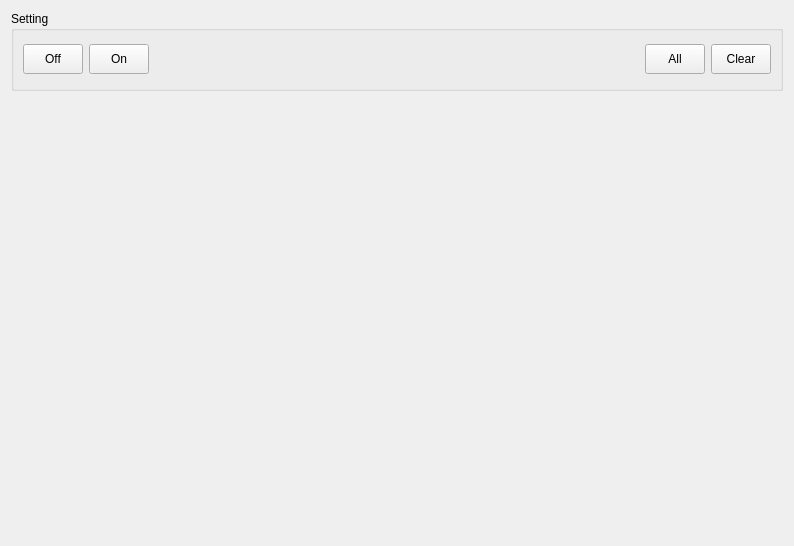
<?xml version="1.0" encoding="UTF-8"?>
<ui version="4.0">
 <class>VMotConf</class>
 <widget class="QWidget" name="VMotConf">
  <property name="geometry">
   <rect>
    <x>0</x>
    <y>0</y>
    <width>794</width>
    <height>546</height>
   </rect>
  </property>
  <property name="windowTitle">
   <string>Motion Region</string>
  </property>
  <property name="windowIcon">
   <iconset resource="../velibui.qrc">
    <normaloff>:/action/resources/libuivsc32.png</normaloff>:/action/resources/libuivsc32.png</iconset>
  </property>
  <layout class="QVBoxLayout" name="verticalLayout">
   <item>
    <widget class="QGroupBox" name="groupBox_2">
     <property name="minimumSize">
      <size>
       <width>0</width>
       <height>80</height>
      </size>
     </property>
     <property name="maximumSize">
      <size>
       <width>16777215</width>
       <height>80</height>
      </size>
     </property>
     <property name="title">
      <string>Setting</string>
     </property>
     <layout class="QHBoxLayout" name="horizontalLayout_2">
      <item>
       <widget class="QPushButton" name="pbOff">
        <property name="minimumSize">
         <size>
          <width>60</width>
          <height>30</height>
         </size>
        </property>
        <property name="maximumSize">
         <size>
          <width>60</width>
          <height>30</height>
         </size>
        </property>
        <property name="styleSheet">
         <string notr="true">QPushButton { 
border:none;
color:white;
background-image: url(:/action/resources/libuibutton.png);}
QPushButton:hover {
	background-image: url(:/action/resources/libuibuttonpress.png);}
QPushButton:pressed {
	background-image: url(:/action/resources/libuibutton.png);}
	font: 8pt &quot;MS Shell Dlg 2&quot;;
</string>
        </property>
        <property name="text">
         <string>Off</string>
        </property>
        <property name="iconSize">
         <size>
          <width>60</width>
          <height>40</height>
         </size>
        </property>
       </widget>
      </item>
      <item>
       <widget class="QPushButton" name="pbOn">
        <property name="minimumSize">
         <size>
          <width>60</width>
          <height>30</height>
         </size>
        </property>
        <property name="maximumSize">
         <size>
          <width>60</width>
          <height>30</height>
         </size>
        </property>
        <property name="styleSheet">
         <string notr="true">QPushButton { 
border:none;
color:white;
background-image: url(:/action/resources/libuibutton.png);}
QPushButton:hover {
	background-image: url(:/action/resources/libuibuttonpress.png);}
QPushButton:pressed {
	background-image: url(:/action/resources/libuibutton.png);}
	font: 8pt &quot;MS Shell Dlg 2&quot;;
</string>
        </property>
        <property name="text">
         <string>On</string>
        </property>
        <property name="iconSize">
         <size>
          <width>60</width>
          <height>40</height>
         </size>
        </property>
       </widget>
      </item>
      <item>
       <spacer name="horizontalSpacer_3">
        <property name="orientation">
         <enum>Qt::Horizontal</enum>
        </property>
        <property name="sizeHint" stdset="0">
         <size>
          <width>40</width>
          <height>20</height>
         </size>
        </property>
       </spacer>
      </item>
      <item>
       <widget class="QPushButton" name="pbAll">
        <property name="minimumSize">
         <size>
          <width>60</width>
          <height>30</height>
         </size>
        </property>
        <property name="maximumSize">
         <size>
          <width>60</width>
          <height>30</height>
         </size>
        </property>
        <property name="styleSheet">
         <string notr="true">QPushButton { 
border:none;
color:white;
background-image: url(:/action/resources/libuibutton.png);}
QPushButton:hover {
	background-image: url(:/action/resources/libuibuttonpress.png);}
QPushButton:pressed {
	background-image: url(:/action/resources/libuibutton.png);}
	font: 8pt &quot;MS Shell Dlg 2&quot;;
</string>
        </property>
        <property name="text">
         <string>All</string>
        </property>
        <property name="iconSize">
         <size>
          <width>60</width>
          <height>40</height>
         </size>
        </property>
       </widget>
      </item>
      <item>
       <widget class="QPushButton" name="pbClear">
        <property name="minimumSize">
         <size>
          <width>60</width>
          <height>30</height>
         </size>
        </property>
        <property name="maximumSize">
         <size>
          <width>60</width>
          <height>30</height>
         </size>
        </property>
        <property name="styleSheet">
         <string notr="true">QPushButton { 
border:none;
color:white;
background-image: url(:/action/resources/libuibutton.png);}
QPushButton:hover {
	background-image: url(:/action/resources/libuibuttonpress.png);}
QPushButton:pressed {
	background-image: url(:/action/resources/libuibutton.png);}
	font: 8pt &quot;MS Shell Dlg 2&quot;;
</string>
        </property>
        <property name="text">
         <string>Clear</string>
        </property>
        <property name="iconSize">
         <size>
          <width>60</width>
          <height>40</height>
         </size>
        </property>
       </widget>
      </item>
     </layout>
    </widget>
   </item>
   <item>
    <widget class="VMotTable" name="widget" native="true">
     <property name="minimumSize">
      <size>
       <width>320</width>
       <height>240</height>
      </size>
     </property>
    </widget>
   </item>
  </layout>
 </widget>
 <customwidgets>
  <customwidget>
   <class>VMotTable</class>
   <extends>QWidget</extends>
   <header>vmottable.hpp</header>
   <container>1</container>
  </customwidget>
 </customwidgets>
 <resources>
  <include location="../velibui.qrc"/>
 </resources>
 <connections/>
</ui>
